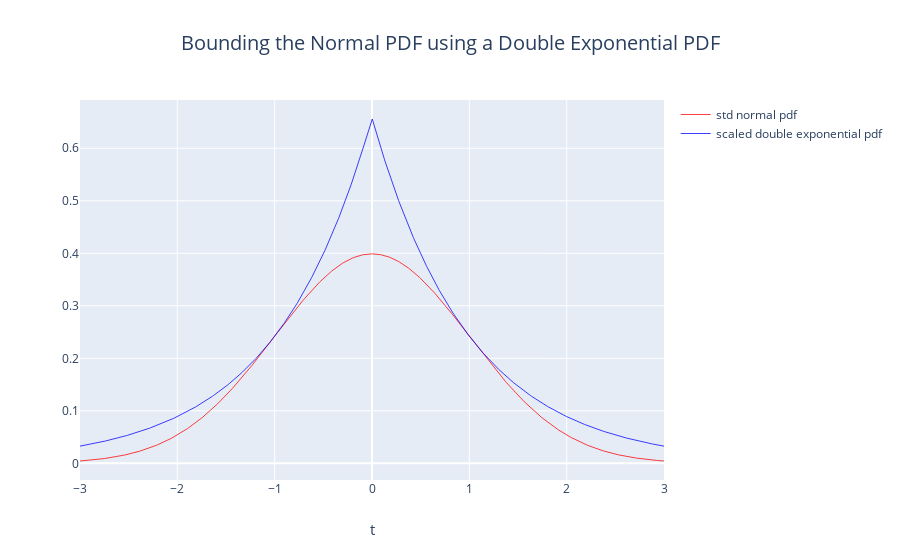

Notebook code for this chart:
### Markdown cell above
## For the rejection method, the normal pdf 

## $$ f(x) = {1\over \sqrt{2\pi}} e^{-\frac{1}{2}x^2}$$

## is bounded above by the scaled double-exponential pdf i.e.

## $$ f(x) \leq c g(x)$$

## where

## $$ g(x) = \frac{1}{2} e^{-\vert x \vert} $$

## is the double-exponential pdf, and

## $$ c = 2 \sqrt{\frac{e}{2 \pi}} \approx 1.315 $$

## This leads to the following algorithm. 
## Repeat:
## > Generate having an Exponential(1) distribution
## > Generate Y uniform in the interval [0,c*g(X)]
## Until Y < f(X)
## Change the sign of X with probability 1/2
## Return(X)

### Code cell
import plotly.graph_objects as go
import numpy as np
np.random.seed(1)

T=np.linspace(-3,3,1000)

# std normal pdf
def f(x):
    return((1/np.sqrt(2*np.pi))*np.exp(-.5*x*x))
fnew=np.frompyfunc(f,1,1)
y=fnew(T)

# scaled double exponential pdf
def cg(x):
    c=2*np.sqrt(.5*np.e/np.pi)
    g=.5*np.exp(-np.abs(x))
    return(c*g)
cgnew=np.frompyfunc(cg,1,1)
z=cgnew(T)

# Create traces
fig = go.Figure()
fig.add_trace(go.Scatter(x=T, y=y,
                    line=dict(color='red', width=.75),
                    mode='lines',
                    name='std normal pdf'))
fig.add_trace(go.Scatter(x=T, y=z,
                    line=dict(color='blue', width=.75),
                    mode='lines',
                    name='scaled double exponential pdf'))

fig.update_layout(title=dict(text="Bounding the Normal PDF using a Double Exponential PDF",x=.5,font_size=20))
fig.update_layout(xaxis=dict(title="t",title_font_size=15))
fig.update_layout(yaxis=dict(title="",title_font_size=15))
fig.update_layout(showlegend=True)
fig.show()

### Figure 1 — Plotly figure (JSON) as saved in the notebook; plotly's stock layout.template omitted (floating-point values rounded to 4 significant figures; data arrays with more than 128 entries replaced by an {"elided": "..."} marker saying what was removed)
{"data": [{"line": {"color": "red", "width": 0.75}, "mode": "lines", "name": "std normal pdf", "type": "scatter", "x": {"elided": "1000 float values"}, "y": {"elided": "1000 float values"}}, {"line": {"color": "blue", "width": 0.75}, "mode": "lines", "name": "scaled double exponential pdf", "type": "scatter", "x": {"elided": "1000 float values"}, "y": {"elided": "1000 float values"}}], "layout": {"autosize": true, "showlegend": true, "title": {"font": {"size": 20}, "text": "Bounding the Normal PDF using a Double Exponential PDF", "x": 0.5}, "xaxis": {"autorange": true, "range": [-3, 3], "title": {"font": {"size": 15}, "text": "t"}, "type": "linear"}, "yaxis": {"autorange": true, "range": [-0.03175, 0.692], "title": {"font": {"size": 15}, "text": ""}, "type": "linear"}}}
